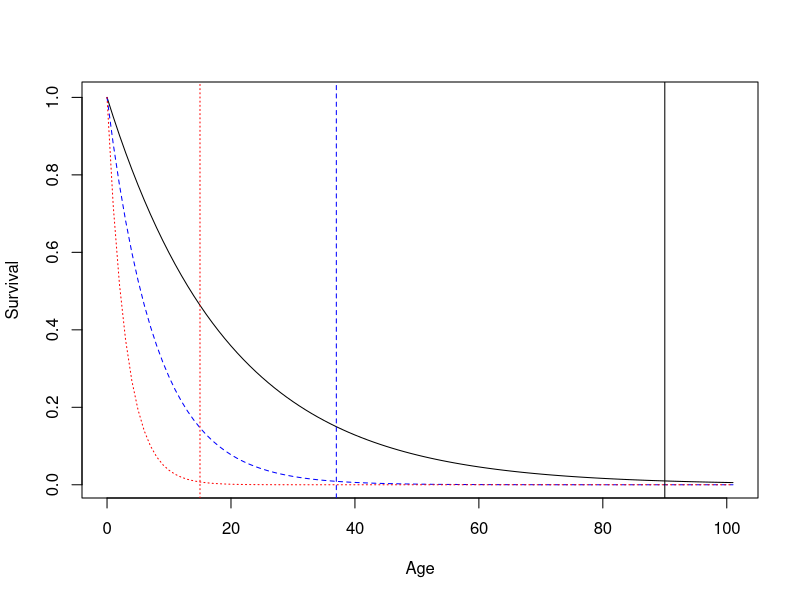
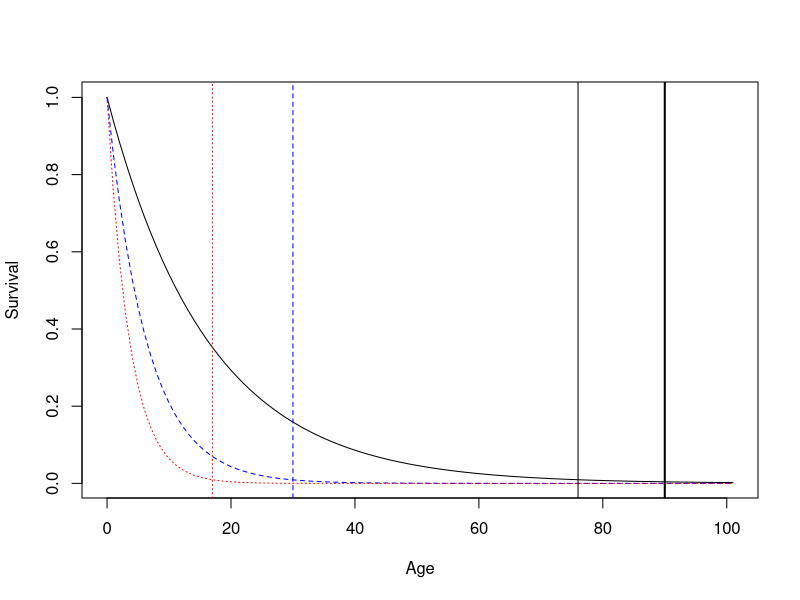
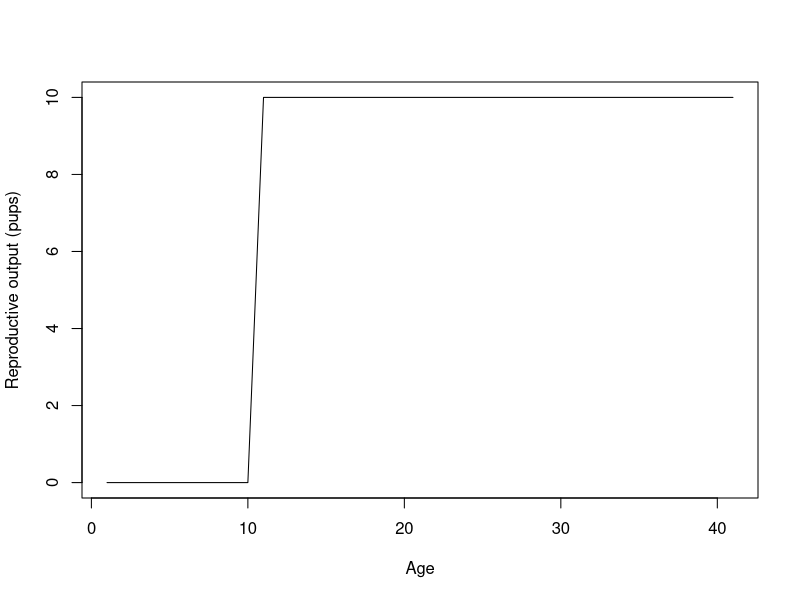

These charts were generated, in order, by the following R code:
##### 

### A Taste of Fishery Science
## Code to support Lecture 1
#### H. Bowlby; Jan 2022

setwd('C:/mydocs/_courses/DALmodule')



###---------------------------------------------------------

## the relationship between M and annual survival

##----------------------------------------------------------

### annual survival scenarios - assuming constant survival rates
### survival  = (# animals alive at the end of the time period) / (# animals alive at the beginning); S = Nt/Nt-1

high.surv<-0.95
low.surv<-0.72
med.surv<-0.88

lx<-c()
lx.low<-c()
lx.med<-c()

x<-0:100
lx[1]<-1
lx.low[1]<-1
lx.med[1]<-1
for(i in 2:(length(x)+1))
{lx[i]<-lx[i-1]*high.surv
lx.low[i]<-lx.low[i-1]*low.surv
lx.med[i]<-lx.med[i-1]*med.surv
}

survival<-data.frame(age=c(x,101),lx,lx.med,lx.low)
### compare the three scenarios - proportion of the original cohort surviving at age

plot(survival$age,survival$lx,type = 'l',xlab='Age',ylab='Survival') # black - high survival
points(survival$age,survival$lx.med,type='l',col='blue',lty=2) # blue - medium survival
points(survival$age,survival$lx.low,type='l',col='red',lty=3) # red - low survival

### comparison of lifespans - approximate age when ~ 10% of the original population remains.

abline(v=min(survival$age[survival$lx<0.01]))
no.F=min(survival$age[survival$lx<0.01])
    
abline(v=min(survival$age[survival$lx.med<0.01]),col='blue',lty=2)
abline(v=min(survival$age[survival$lx.low<0.01]),col='red',lty=3)

#### why are we talking about survival anyways? I thought we cared about mortality.
### in the high survival scenario: 5% mortality
### cumulative mortality is NOT simply 5% multiplied by the number of years

WRONG<-0.05*100  ### implies that more animals die than are available in the first place
CORRECT<-0.95^100  ### check: survival$lx[survival$age==100]


#### what is the probability of death over a very short period of time?
# Instantaneous natural mortality (M)

M<-log(1-0.05)  ## NOTE: same as M=log(survival) ;  annual mortality = 1-exp(M)   ### often written: 1-exp(-M);  1-exp(-0.05129329)=0.05
M.med<-log(1-0.12)  # medium survival scenario
M.low<-log(1-0.28)  ## low survival scenario

### NOTE that M estimates are ALWAYS negative


# QUESTION 1a: What would a positive value for M imply for survival (i.e. how is abundance at changing as a cohort ages)? [one sentence answer]
# QUESTION 1b: Does a long-lived species like Greenland shark experience higher or lower natural mortality than a short-lived species like alewife? [one sentence answer]

######



##--------------------------------------------------------------

# fishing mortality

###-------------------------------------------------------------

## M is instantaneous natural mortality; F is instantaneous fishing mortality; u is annual exploitation (% of population harvested each year)

## comparison of different sizes of fishery
u.low=0.01 # 1% exploitation rate
u.med<-0.1 # 10% exploitation rate
u.high=0.2 # 20% exploitation rate

F.low<--log(1-u.low) 
F.med<--log(1-u.med)
F.high<--log(1-u.high)

M<--log(1-0.05)

### NOTE: take the negative values for M and F (i.e. converting them to positive numbers) to make it easier to add in the following
high.surv<-exp(-(M+F.low))
med.surv<-exp(-(M+F.med))
low.surv<-exp(-(M+F.high))

### redo your plots - now comparing different levels of fishing. 
### the value for M is the same, the value for F is changing. 

lx<-c()

x<-0:100
lx[1]<-1
lx.low[1]<-1
lx.med[1]<-1
for(i in 2:(length(x)+1))
{lx[i]<-lx[i-1]*high.surv
lx.low[i]<-lx.low[i-1]*low.surv
lx.med[i]<-lx.med[i-1]*med.surv
}

survival<-data.frame(age=c(x,101),lx,lx.med,lx.low)

plot(survival$age,survival$lx,type = 'l',xlab='Age',ylab='Survival')
points(survival$age,survival$lx.med,type='l',col='blue',lty=2)
points(survival$age,survival$lx.low,type='l',col='red',lty=3)

abline(v=min(survival$age[survival$lx<0.01]))
abline(v=min(survival$age[survival$lx.med<0.01]),col='blue',lty=2)
abline(v=min(survival$age[survival$lx.low<0.01]),col='red',lty=3)

### compare with original high survival scenario (low M) and no F
abline(v=no.F, lwd=2)


# QUESTION 2: 
# What would you expect to happen to the age distribution of the catches (the number of animals at each age) if fishing mortality is very high?
# [1-2 sentences]

### notice that Z (total mortality) = M + F


###-----------------------------------------------------------

## Reproductive output at age

###-----------------------------------------------------------

### hypothetical life history parameters

age.maturity = 8
litter.size = 20 
sex.ratio = 0.5  ### the following code requires reproductive output of female pups
gestation = 2 ## in years
max.age = 40

# what is reproductive output at age?

temp<-c(0,c(rep(0,age.maturity+gestation-1),litter.size*sex.ratio,rep(c(litter.size*sex.ratio),max.age))) 
mx<-temp[1:(max.age+1)]

plot(mx,type='l',xlab='Age',ylab='Reproductive output (pups)')
sum(mx)


## BONUS: explore how female reproductive output might change for a species with a shorter/longer lifespan or gestation period [no answer required]
### aka - change the values above. 

###--------------------------------------------------------

## population growth with and without fishing

### combining survival, reproductive output and Fishing

###--------------------------------------------------------

lotka.r<-function(age.maturity,litter.size,sex.ratio,gestation,max.age,u,sel) 
{
  
  temp<-c(0,c(rep(0,age.maturity+gestation-1),litter.size*sex.ratio,rep(c(litter.size*sex.ratio),max.age))) 
  mx<-temp[1:(max.age+1)]

  # partition survival into natural and fishing mortality  
  M<-rep(2.56*max.age^-0.873,max.age)  ### just trust me - you can approximate M from longevity data for sharks.
  f<--log(1-u)
  f.vec<-c(rep(0,sel),rep(f,max.age-sel))   ## this accounts for age at selectivity to the fishery   
  si<-exp(-(M+f.vec)) ## combine the two sources of mortality
  
  ## calculate survival at age
  x<-0:(max.age)
  lx<-0
  lx[1]<-1
  for(i in 2:(length(si)+1))
  {lx[i]<-lx[i-1]*si[i-1]}

  lxmx<-lx*mx   ### calculate reproductive output by age

  ### use minimization to estimate r from the parameters; minimization done based on the sum of squares.
  minimize<-function(start.r)
  {
    rx<-exp(-start.r*x)
    lotka<-sum(lxmx*rx)
    sumsq <- sum((lotka-1)^2) 
    return(sumsq)
  }
  junk<-nlminb(start = 0.1,objective = minimize, lower=-1,upper=1)
  return(junk)
}

### Running the function - all you need to do is specify parameters

lotka.r(10,8,0.5,2,40,0,1) # e.g.age.maturity = 10,litter.size= 8,sex.ratio=0.5,gestation=2,max.age=40,u=0,sel=1 NOTE: age 1 animals are selected to the fishery (i.e. the fishery can catch age 1 to max age)
## The value you are interested in is $par
## this represents the expected rate of change in population size each year.


# New aging data has come out for the Dusky Scallop Shark that was validated with bomb radiocarbon.
# this was long-awaited so that population productivity could be estimated for this data-deficient species prior to any fishery
# reproductive output (litter size and gestation) were already known from samples of pregnant females

### Here are the parameters: 
age.maturity= 30  ## females mature at 30 years old
litter.size= 8  ## females have litters of 8 pups
sex.ratio=0.5  ## half of the pups are female
gestation=2   ## it takes 2 years from conception to birth
max.age=40  ## Dusky scallop shark have a maximum age of 40 
## there is no fishery right now
u=0  ## the exploitation rate is zero
sel=1 ## NOTE: selectivity only matters if u > 0. 
      ##A value of 1 means age 1 animals are selected to the fishery (i.e. the fishery can catch age 1 to max age)


## QUESTION 3: Would it be meaningful to do a stock assessment on this species given our understanding of life history?
###             Why or why not? [3-4 sentences]












